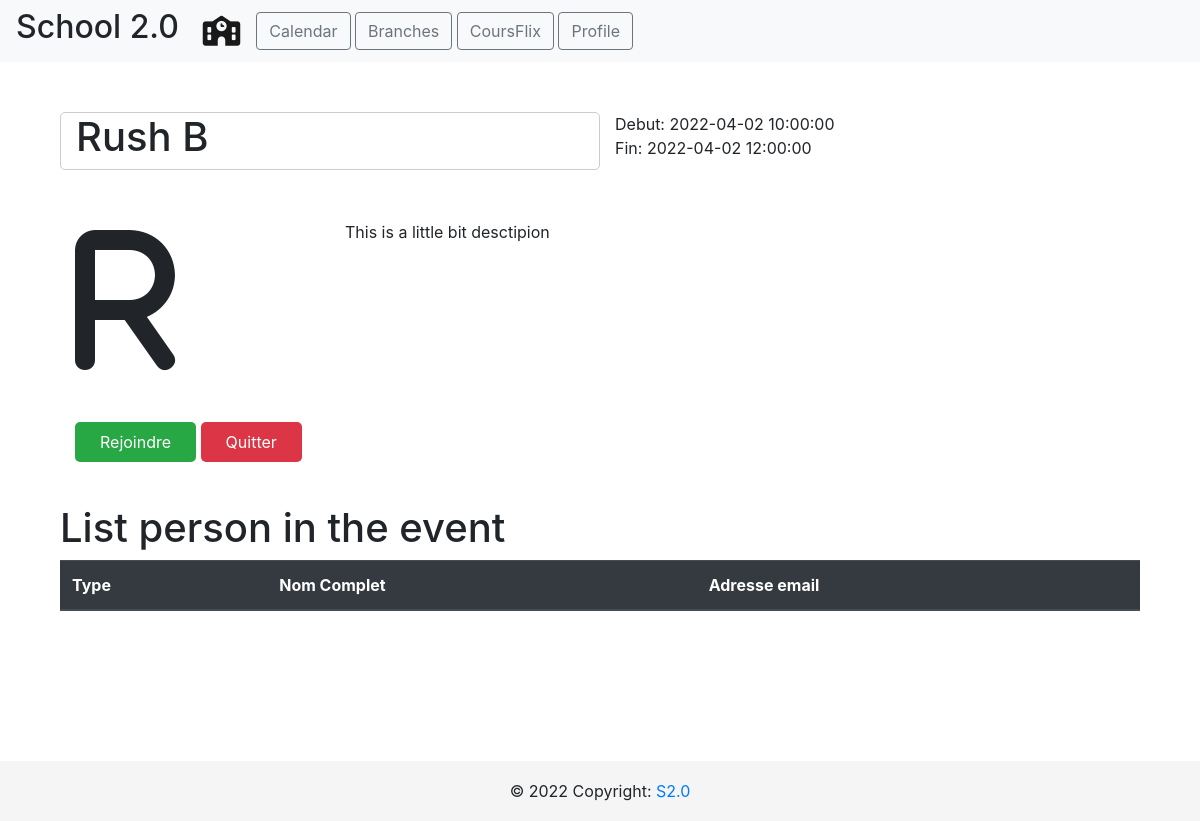
The page /calendar/event/2 on the database as committed earlier.
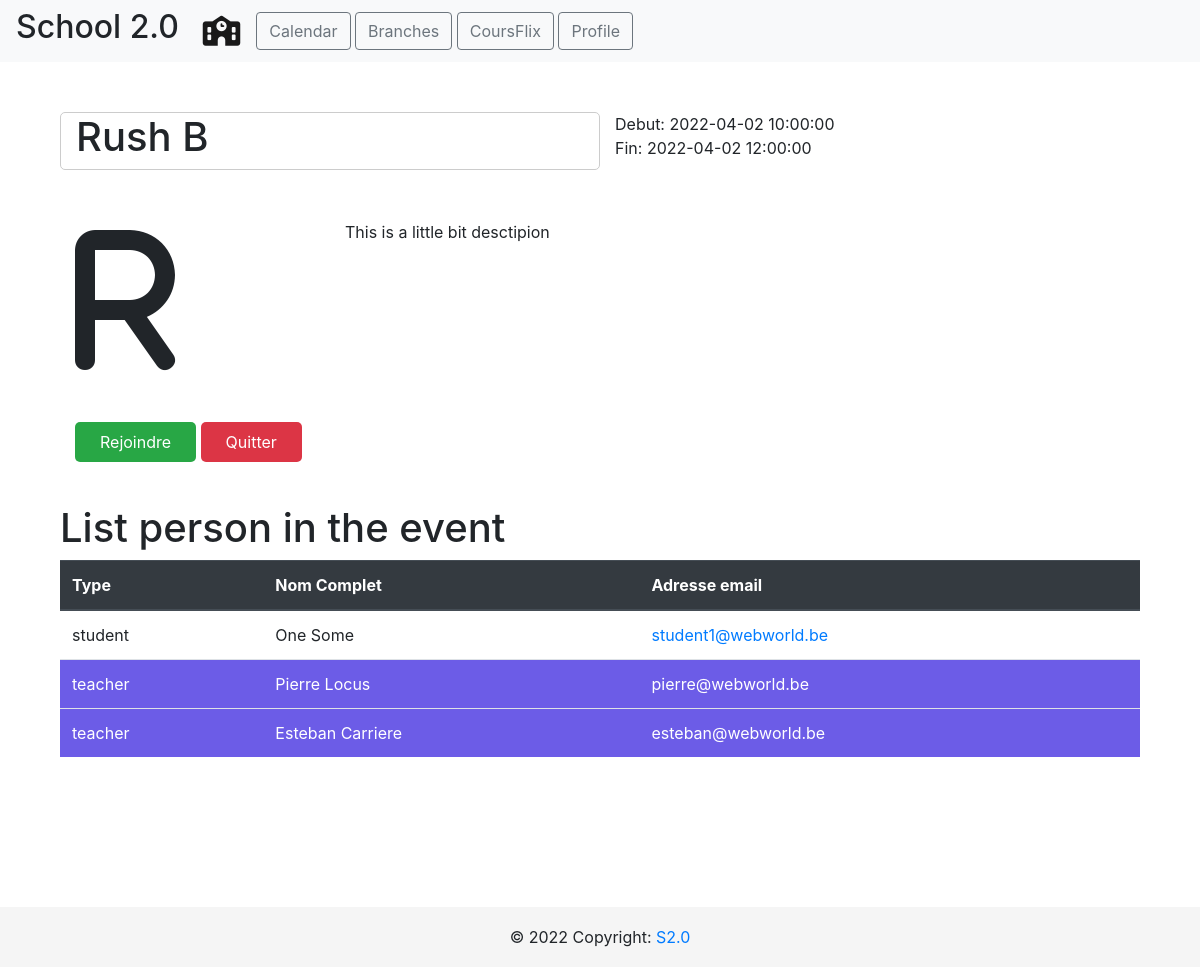
The same page on the database as committed later.
### tables this page shows
CREATE TABLE events (
                        event_id INTEGER NOT NULL, 
                        title VARCHAR(100), 
                        date_from INTEGER, 
                        date_to INTEGER, 
                        organizer INTEGER, event_description TEXT, category_id INTEGER, 
                        PRIMARY KEY (event_id)
                    );

CREATE TABLE person (
            person_id INTEGER NOT NULL, 
            lastname VARCHAR(100), 
            firstname VARCHAR(100), 
            person_type VARCHAR(100), 
            email VARCHAR(100), 
            phone VARCHAR(100), 
            passwords VARCHAR(100), 
            PRIMARY KEY (person_id)
        );

### app.py (the view)
@api.route("/calendar/event/<int:id>")
def get_event(id):
    cursor = db.cursor()
    cursor.execute("SELECT * FROM events WHERE event_id = {}".format(id))
    rows = cursor.fetchall()
    event = rows
    cursor.execute("SELECT * FROM event_attendes WHERE event_id = {}".format(id))
    rows = cursor.fetchall()
    person_attendes = rows
    persons = []
    for i in range(len(person_attendes)):
        cursor.execute(
            "SELECT * FROM person WHERE person_id = {}".format(person_attendes[i][2])
        )
        rows = cursor.fetchall()
        persons.append(
            {
                "id": rows[0][0],
                "lastname": rows[0][1],
                "firstname": rows[0][2],
                "person_type": rows[0][3],
                "email": rows[0][4],
            }
        )
    return render_template(
        "view_event.html",
        event={
            "event_id": event[0][0],
            "title": event[0][1],
            "start": event[0][2],
            "end": event[0][3],
            "organizer": event[0][4],
            "description": event[0][5],
            "category_id": event[0][6],
        },
        persons=persons,
    )

### templates/view_event.html (shortened to what this page needs)
{% extends "layout.html" %} {% block title %} {{event.title}} {% endblock %} {%
block head %} {{ super() }}
{% endblock %} {% block content %}
<section>
  <div class="container">
    <div class="row row-event event-header">
      <div class="col-md-6 event-title">
        <h1>{{event.title}}</h1>
      </div>
      <div class="col-md-6">
        <div class="row">
          <div class="col-md-12 event-date">Debut: {{event.start}}</div>
        </div>
        <div class="row">
          <div class="col-md-12 event-date">Fin: {{event.end}}</div>
        </div>
      </div>
    </div>
    <div class="row row-event">
      <div class="col-md-3 event-icon">
        <i class="fa-solid fa-{{event.title[0]|lower}} fa-10x"></i>
      </div>
      <div class="col-md-6 event-description">
        <div class="row">
          <div class="col-md-12">{{event.description}}</div>
        </div>
      </div>
    </div>
    <div class="row row-event">
      <div class="col-md-6">
        <a href="#" class="btn-event btn-success">Rejoindre</a>
        <a href="#" class="btn-event btn-danger">Quitter</a>
      </div>
    </div>
  </div>
</section>
<section>
  <div class="container">
    <div class="row">
      <div class="col-md-12">
        <h1>List person in the event</h1>
      </div>
    </div>
    <div class="row">
      <div class="col-md-12">
        <table class="table">
          <thead class="thead-dark">
            <th>Type</th>
            <th>Nom Complet</th>
            <th>Adresse email</th>
          </thead>
          <tbody>
            {% for person in persons %}
            {% if person.person_type == "teacher" %}
              <tr class="table-row-teacher">
            {%else %}
            <tr>
              {%endif %}
              <td>{{person.person_type}}</td>
              <td>{{person.firstname}} {{person.lastname}}</td>
              <td><a href="mailto:{{person.email}}">{{person.email}}</a></td>
            </tr>
            {% endfor %}
          </tbody>
        </table>
      </div>
    </div>
  </div>
</section>
{% endblock %}

### templates/layout.html (shortened to what this page needs)
<!DOCTYPE html>
<html lang="en">
<head>
    {% block head %}
    <link rel="stylesheet" href="./css/profile.css">
    <link href="//netdna.bootstrapcdn.com/font-awesome/3.2.1/css/font-awesome.css" rel="stylesheet">
    <link rel="stylesheet" href="https://cdn.jsdelivr.net/npm/bootstrap@4.3.1/dist/css/bootstrap.min.css">
    {% endblock %}
</head>
<body>
    <nav class="navbar navbar-light bg-light">
        <form class="form-inline">
            <span class="mr-4"><h2>School 2.0</h2></span>
            <a href="#" class="navbar-brand navbar-left">
                <i class="fa fa-school fa-xl"></i>
            </a>
            <span>
                <a href="/calendar">
                    <button class="btn btn btn-outline-secondary" type="button">
                        Calendar
                    </button>
                </a>
                <a href="/courses">
                    <button class="btn btn btn-outline-secondary" type="button">
                        Branches
                    </button>
                </a>
                <a href="/cursusflix">
                    <button class="btn btn btn-outline-secondary" type="button">
                        CoursFlix
                    </button>
                </a>
                <a href="/profile">
                    <button class="btn btn btn-outline-secondary" type="button">
                        Profile
                    </button>
                </a>
            </span>
        </form>
    </nav>
    <div class="container">
{% block content %}{% endblock %}
    </div>
    <footer class="footer">
        <div class="footer-copyright text-center">© 2022 Copyright:
          <a href="/">S2.0</a>
        </div>
      </footer>
</body>
</html>

### templates/css/profile.css (style rules this page uses)
body { color: #6F8BA4; margin-top:20px; }

### templates/layout.html (style rules this page uses)
footer { position: stick; bottom: 0; width: 100%; height: 60px; line-height: 60px; background-color: #f5f5f5; }

### templates/view_event.html (style rules this page uses)
.row-event { margin: 50px auto; }
.event-title { border: 1px solid #ccc; border-radius: 5px; decoration: underline; }
.btn-event { min-width: 60px; padding: 10px 25px; border-radius: 5px; }
.table { margin-bottom: 150px; }
.table-row-teacher td { background-color: #6c5ce7; color: white; }
.table-row-teacher td a { color: white; decoration: none; }

Rows that differ between the two databases and show on the page:
now on this page (row edited): person: person_type "student", firstname "One", lastname "Some", email "student1@webworld.be"
now on this page (row edited): person: person_type "teacher", firstname "Pierre", lastname "Locus", email "pierre@webworld.be"
now on this page (row edited): person: person_type "teacher", firstname "Esteban", lastname "Carriere", email "esteban@webworld.be"
